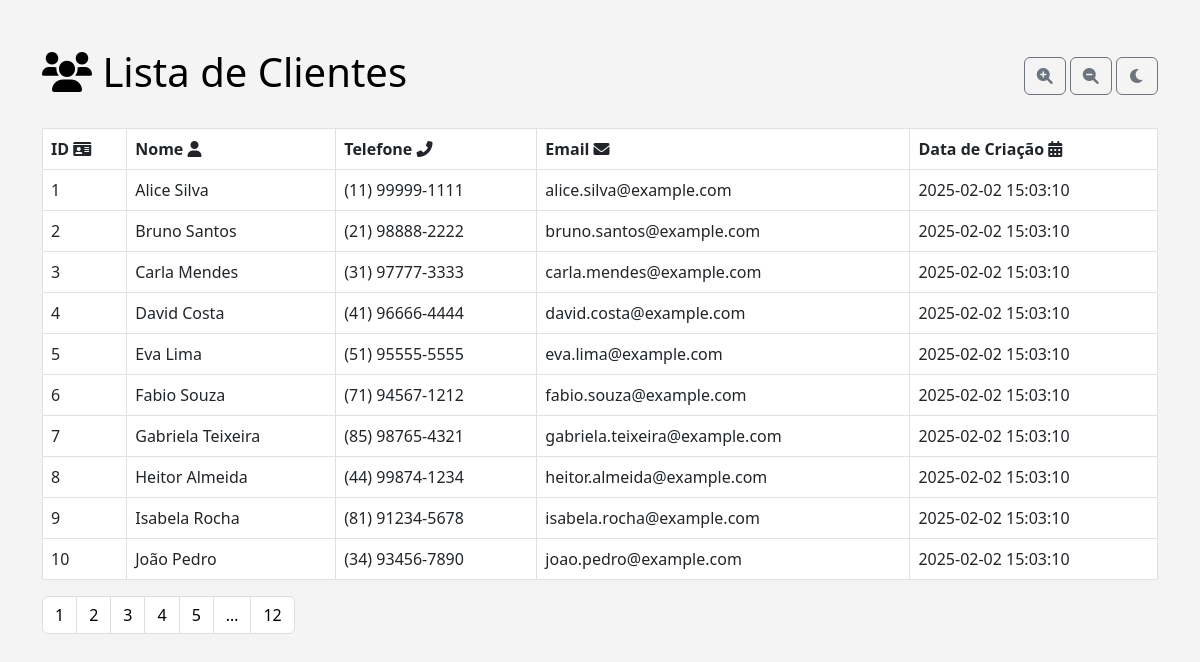
The page / on the database its author committed.
### tables this page shows
CREATE TABLE `clients` (
  `id` int(11) NOT NULL,
  `name` varchar(255) NOT NULL,
  `phone` varchar(15) NOT NULL,
  `email` varchar(255) NOT NULL,
  `created_at` timestamp NOT NULL DEFAULT current_timestamp(),
  `updated_at` timestamp NOT NULL DEFAULT current_timestamp() ON UPDATE current_timestamp()
);

### app/Controllers/ClientController.php (called while the page is built, shortened)
<?php
class ClientController {
    private Client $clientModel;
    public function __construct() {
        $this->clientModel = new Client(getDatabaseConnection());
    }
    public function listClients(int $page): void {
        $limit = 10;
        $offset = ($page - 1) * $limit;
        $totalClients = $this->clientModel->getTotalClients();
        $clients = $this->clientModel->getClients($offset, $limit);
        $totalPages = (int) ceil($totalClients / $limit);
        require __DIR__ . '/../Views/clients.php';
    }
}
?>

### public/index.php (called while the page is built, shortened)
<?php
$page = filter_input(INPUT_GET, 'page', FILTER_VALIDATE_INT) ?: 1;
$controller = new ClientController();
$controller->listClients($page);
?>

### config/database.php (called while the page is built)
<?php
function getDatabaseConnection() {
    $host = $_ENV['DB_HOST'];
    $db = $_ENV['DB_NAME'];
    $user = $_ENV['DB_USER'];
    $pass = $_ENV['DB_PASS'];
    try {
        return new PDO("mysql:host=$host;dbname=$db;charset=utf8", $user, $pass, [
            PDO::ATTR_ERRMODE => PDO::ERRMODE_EXCEPTION,
            PDO::ATTR_DEFAULT_FETCH_MODE => PDO::FETCH_ASSOC
        ]);
    } catch (PDOException $e) {
        die("Erro ao conectar no banco de dados: " . $e->getMessage());
    }
}
?>

### app/Models/Client.php (called while the page is built, shortened)
<?php
class Client {
    private PDO $db;
    public function __construct(PDO $db) {
        $this->db = $db;
    }
    public function getClients(int $offset, int $limit): array {
        $stmt = $this->db->prepare("SELECT * FROM clients ORDER BY created_at DESC LIMIT :offset, :limit");
        $stmt->bindValue(':offset', $offset, PDO::PARAM_INT);
        $stmt->bindValue(':limit', $limit, PDO::PARAM_INT);
        $stmt->execute();
        return $stmt->fetchAll();
    }
    public function getTotalClients(): int {
        $stmt = $this->db->query("SELECT COUNT(*) as total FROM clients");
        return (int) $stmt->fetch()['total'];
    }
}
?>

### app/Views/clients.php (the view, shortened to what this page needs)
<!DOCTYPE html>
<html lang="pt-br">
<head>
    <link href="https://cdn.jsdelivr.net/npm/bootstrap@5.3.0/dist/css/bootstrap.min.css" rel="stylesheet">
    <link rel="stylesheet" href="../../public/styles.css">
    <link rel="stylesheet" href="https://cdnjs.cloudflare.com/ajax/libs/font-awesome/6.0.0-beta3/css/all.min.css">
</head>
<body class="light-mode">
    <div class="container mt-5">
        <div class="d-flex justify-content-between align-items-center mb-4">
            <h1><i class="fas fa-users"></i> Lista de Clientes</h1>
            <div>
                <button id="increase-font-btn" class="btn btn-outline-secondary">
                    <i class="fas fa-search-plus"></i>
                </button>
                <button id="decrease-font-btn" class="btn btn-outline-secondary">
                    <i class="fas fa-search-minus"></i>
                </button>
                <button id="toggle-theme-btn" class="btn btn-outline-secondary">
                </button>
            </div>
        </div>
        <table class="table table-bordered table-hover">
            <thead>
                <tr>
                    <th>ID <i class="fas fa-id-card"></i></th>
                    <th>Nome <i class="fas fa-user"></i></th>
                    <th>Telefone <i class="fas fa-phone-alt"></i></th>
                    <th>Email <i class="fas fa-envelope"></i></th>
                    <th>Data de Criação <i class="fas fa-calendar-alt"></i></th>
                </tr>
            </thead>
            <tbody>
                <?php foreach ($clients as $client): ?>
                    <tr>
                        <td><?= htmlspecialchars($client['id']) ?></td>
                        <td><?= htmlspecialchars($client['name']) ?></td>
                        <td><?= htmlspecialchars($client['phone']) ?></td>
                        <td><?= htmlspecialchars($client['email']) ?></td>
                        <td><?= htmlspecialchars($client['created_at']) ?></td>
                    </tr>
                <?php endforeach; ?>
            </tbody>
        </table>
        <nav>
            <ul class="pagination">
                <?php for ($i = max(1, $page - 4); $i <= min($totalPages, $page + 4); $i++): ?>
                    <?php if ($i == $page): ?>
                        <li class="page-item active"><span class="page-link"><?= $i ?></span></li>
                    <?php else: ?>
                        <li class="page-item"><a class="page-link" href="?page=<?= $i ?>"><?= $i ?></a></li>
                    <?php endif; ?>
                <?php endfor; ?>
                <?php if ($page < $totalPages): ?>
                    <li class="page-item disabled"><span class="page-link">…</span></li>
                    <li class="page-item"><a class="page-link" href="?page=<?= $totalPages ?>"><?= $totalPages ?></a></li>
                <?php endif; ?>
            </ul>
        </nav>
    </div>
</body>
</html>

### public/styles.css (style rules this page uses)
.light-mode { background-color: #f4f4f4; color: #000; }
.light-mode .table { background-color: #fff; color: #000; }
.light-mode .pagination .page-link { color: #000; background-color: #fff; border-color: #ddd; }
body { font-size: 16px; transition: font-size 0.3s ease; }

### rows shown on the page
clients: id "1", name "Alice Silva", phone "(11) 99999-1111", email "alice.silva@example.com", created_at "2025-02-02 15:03:10"
clients: id "2", name "Bruno Santos", phone "(21) 98888-2222", email "bruno.santos@example.com", created_at "2025-02-02 15:03:10"
clients: id "3", name "Carla Mendes", phone "(31) 97777-3333", email "carla.mendes@example.com", created_at "2025-02-02 15:03:10"
clients: id "4", name "David Costa", phone "(41) 96666-4444", email "david.costa@example.com", created_at "2025-02-02 15:03:10"
clients: id "5", name "Eva Lima", phone "(51) 95555-5555", email "eva.lima@example.com", created_at "2025-02-02 15:03:10"
clients: id "6", name "Fabio Souza", phone "(71) 94567-1212", email "fabio.souza@example.com", created_at "2025-02-02 15:03:10"
clients: id "7", name "Gabriela Teixeira", phone "(85) 98765-4321", email "gabriela.teixeira@example.com", created_at "2025-02-02 15:03:10"
clients: id "8", name "Heitor Almeida", phone "(44) 99874-1234", email "heitor.almeida@example.com", created_at "2025-02-02 15:03:10"
clients: id "9", name "Isabela Rocha", phone "(81) 91234-5678", email "isabela.rocha@example.com", created_at "2025-02-02 15:03:10"
clients: id "10", name "João Pedro", phone "(34) 93456-7890", email "joao.pedro@example.com", created_at "2025-02-02 15:03:10"

### other values the page prints
$totalPages "12"
